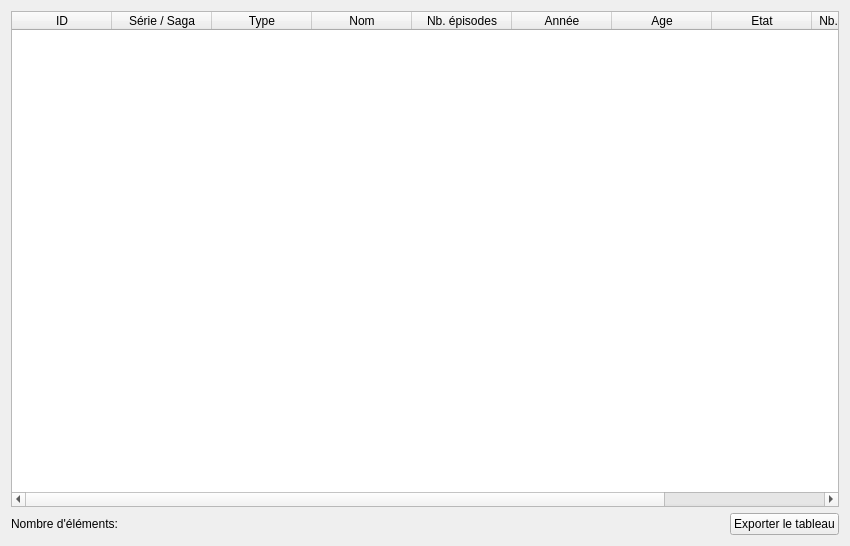
<?xml version="1.0" encoding="UTF-8"?>
<ui version="4.0">
 <class>Form</class>
 <widget class="QWidget" name="Form">
  <property name="geometry">
   <rect>
    <x>0</x>
    <y>0</y>
    <width>850</width>
    <height>546</height>
   </rect>
  </property>
  <property name="windowTitle">
   <string>Form</string>
  </property>
  <layout class="QGridLayout" name="gridLayout">
   <item row="0" column="0">
    <widget class="QTableWidget" name="tableWidget">
     <attribute name="horizontalHeaderShowSortIndicator" stdset="0">
      <bool>true</bool>
     </attribute>
     <column>
      <property name="text">
       <string>ID</string>
      </property>
     </column>
     <column>
      <property name="text">
       <string>Série / Saga</string>
      </property>
     </column>
     <column>
      <property name="text">
       <string>Type</string>
      </property>
     </column>
     <column>
      <property name="text">
       <string>Nom</string>
      </property>
     </column>
     <column>
      <property name="text">
       <string>Nb. épisodes</string>
      </property>
     </column>
     <column>
      <property name="text">
       <string>Année</string>
      </property>
     </column>
     <column>
      <property name="text">
       <string>Age</string>
      </property>
     </column>
     <column>
      <property name="text">
       <string>Etat</string>
      </property>
     </column>
     <column>
      <property name="text">
       <string>Nb. visionnages</string>
      </property>
     </column>
     <column>
      <property name="text">
       <string>Favori</string>
      </property>
     </column>
    </widget>
   </item>
   <item row="1" column="0">
    <layout class="QHBoxLayout" name="horizontalLayout_2">
     <item>
      <widget class="QLabel" name="label">
       <property name="text">
        <string>Nombre d'éléments: </string>
       </property>
      </widget>
     </item>
     <item>
      <spacer name="horizontalSpacer">
       <property name="orientation">
        <enum>Qt::Horizontal</enum>
       </property>
       <property name="sizeHint" stdset="0">
        <size>
         <width>40</width>
         <height>20</height>
        </size>
       </property>
      </spacer>
     </item>
     <item>
      <widget class="QPushButton" name="pushButton">
       <property name="text">
        <string>Exporter le tableau</string>
       </property>
      </widget>
     </item>
    </layout>
   </item>
  </layout>
 </widget>
 <resources/>
 <connections/>
</ui>
